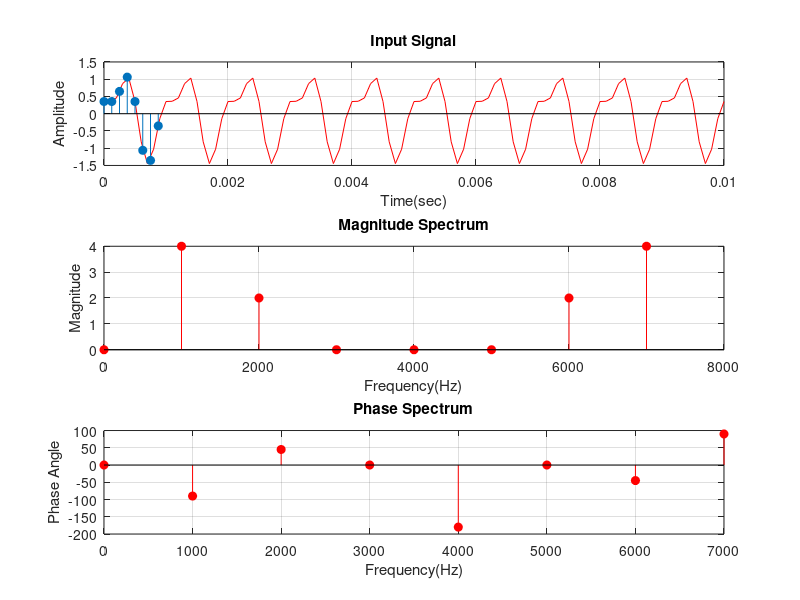

MATLAB code to generate this figure:
%Studying the FFT using MATLAB
clear all;
close all;
clc;
t=0:0.0001:10e-3;
xt=sin(2*pi*1000*t)+0.5*sin(2*pi*2000*t+(3*pi/4));
N=8;
n=0:N-1;
Fs=8000;
Ts=1/Fs;
xn=sin(2*pi*1000*n*Ts)+0.5*sin(2*pi*2000*n*Ts+(3*pi/4));
t1=n.*Ts;
subplot(311);
plot(t,xt,'r');
hold on;
stem(t1,xn,'filled');
xlabel('Time(sec)');
ylabel('Amplitude');
title('Input Signal');
grid;
xk=zeros(1,N);
tic
for k=0:N-1
    for n=0:N-1
        xk(k+1)=xk(k+1)+(xn(n+1)*exp((-j)*2*pi*k*n/N));
    end
end
toc
%ft=fft(xn);
ft=xk
magnitude=abs(ft);
k=0:N-1;
Df=Fs/N;
Fk=k.*Df;
subplot(312);
stem(Fk,magnitude,'filled','r');
xlabel('Frequency(Hz)');
ylabel('Magnitude');
title('Magnitude Spectrum');
xlim([0 Fs]);
grid;
phase=angle(round(ft));
phase=(phase.*180)/pi;
subplot(313);
stem(Fk,phase,'filled','r');
xlabel('Frequency(Hz)');
ylabel('Phase Angle');
title('Phase Spectrum');
grid;

